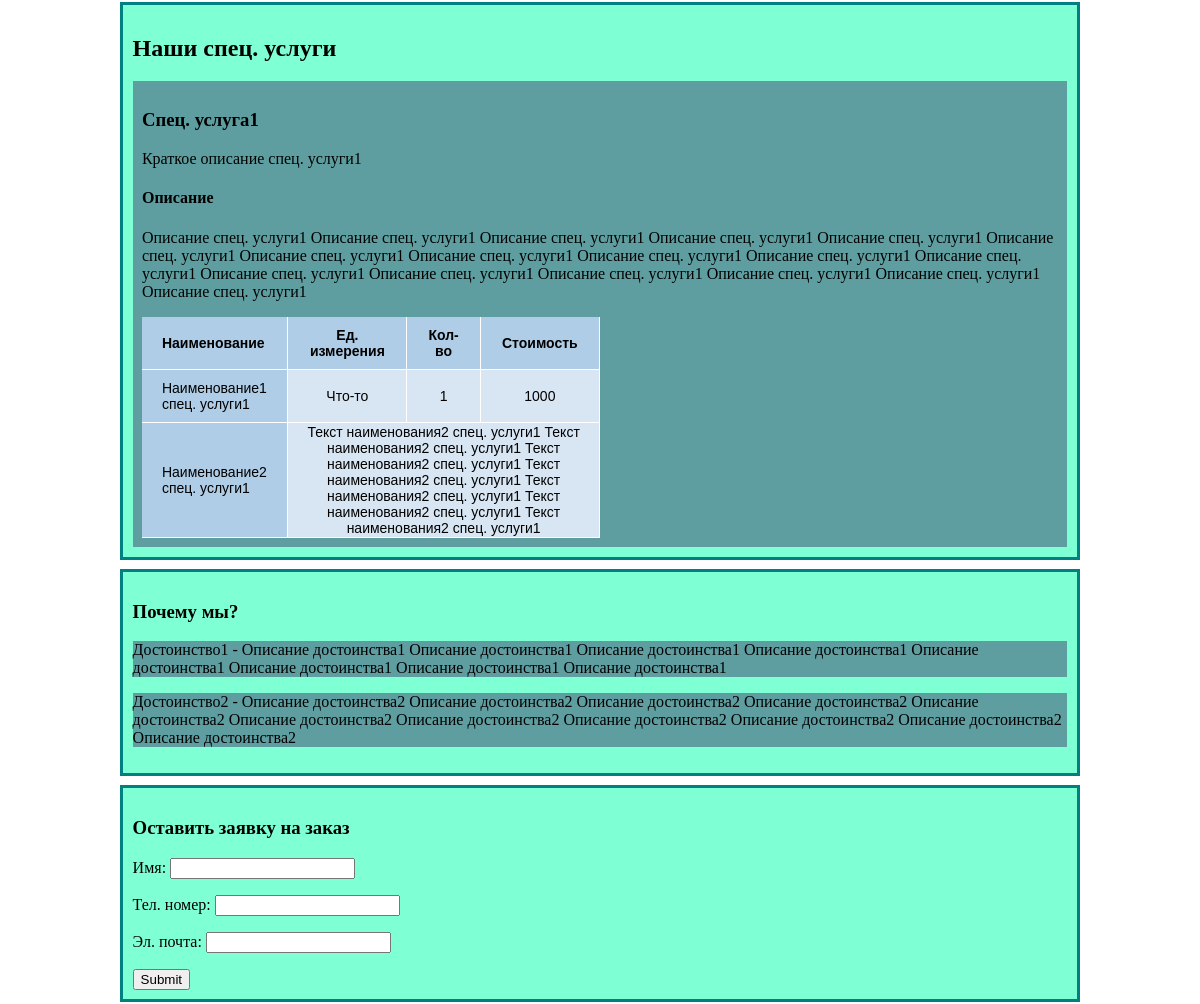
The app's page / (middle part), older data.
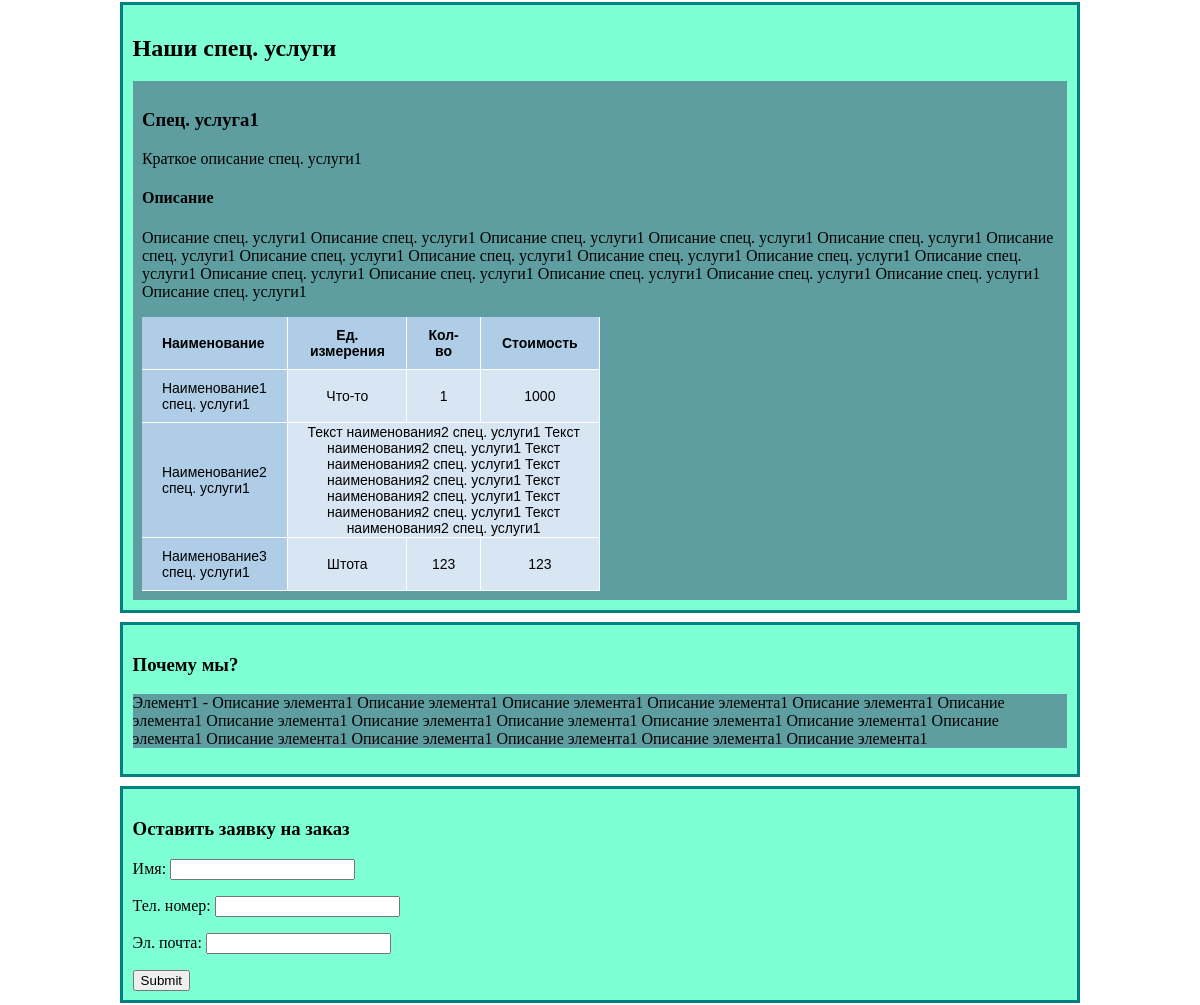
The same page, newer data.
### main/models.py (models this page shows, shortened)
class SpecialService(models.Model):
    name = models.CharField('Наименование',
                            max_length=60,
                            unique=True,
                            )
    short_desc = models.TextField('Краткое описание')
    description = models.TextField('Описание')
    class Meta:
        verbose_name = 'Спец. Услуга'
        verbose_name_plural = 'Спец. Услуги'

class SpecialServiceWorksNames(models.Model):
    PRICE_TYPE = "Цена, колич-во и ед. измерения"
    TEXT_TYPE = "Текст"
    INPUT_CHOISES = (
                    (PRICE_TYPE, "Цена, колич-во и ед. измерения"),
                    (TEXT_TYPE, "Текст")
                    )
    service_name = models.ForeignKey(SpecialService,
                                    on_delete=models.CASCADE
                                    )
    work_title = models.CharField('Наименование работы',
                                    max_length=50,
                                    )
    input_choice = models.CharField('Тип ячейки', max_length=30,
                                    choices=INPUT_CHOISES, default=PRICE_TYPE
                                    )
    min_price = models.SmallIntegerField('Минимальная цена',
                                        blank=True,
                                        null=True
                                        )
    count = models.SmallIntegerField('Количество', blank=True, null=True)
    units = models.CharField('Ед. измерения',
                            max_length=10,
                            blank=True,
                            null=True
                            )
    alternate_text = models.TextField('Альтернативный текст', blank=True, null=True)
    class Meta:
        verbose_name = 'Наименование спец. работы'
        verbose_name_plural = 'Наименование спец. работ'

class WhyWe(models.Model):
    name = models.CharField('Название элемента', max_length=30)
    description = models.TextField('Описание элемента')
    class Meta:
        verbose_name = 'Почему мы'
        verbose_name_plural = 'Почему мы'

### main/views.py (the view, shortened to what this page needs)
# urls.py: path('', views.MainView.as_view()),
class MainView(View):
    def get(self, request):
        qs_short_info = ShortInfoAboutCompany.objects.first()
        qs_info_item = InfoItem.objects.all()
        qs_services = Service.objects.all()
        qs_worksnames = ServiceWorksNames.objects.all()
        qs_special_services = SpecialService.objects.all()
        qs_special_worknames = SpecialServiceWorksNames.objects.all()
        qs_whywe = WhyWe.objects.all()
        qs_reviews = Reviews.objects.filter(approved=True)
        order_form = OrderRequestForm()
        review_form = ReviewForm()
        review_form = ReviewForm()
        context = {'short_info': qs_short_info, 'info_item': qs_info_item,
                    'services': qs_services, 'worksnames': qs_worksnames,
                    'special_services': qs_special_services,
                    'special_worksnames': qs_special_worknames,
                    'whywe': qs_whywe, 'reviews': qs_reviews,
                    'order_form': order_form, 'review_form': review_form,
                    }
        return render(request, 'main/main.html', context)

### main/forms.py
class OrderRequestForm(forms.Form):
	name = forms.CharField(max_length=30, label='Имя')
	phone = forms.CharField(max_length=15, label='Тел. номер')
	email = forms.EmailField(label='Эл. почта')

class ReviewForm(forms.Form):
	first_name = forms.CharField(max_length=30, label='Имя')
	last_name = forms.CharField(max_length=30, label='Фамилия')
	review_text = forms.CharField(widget=forms.Textarea, min_length=70 , label='Отзыв')

### templates/main/main.html (shortened to what this page needs)
<!DOCTYPE html>
<html>
<head>
</head>
  <body>
    <div id="special-service" class="section">
      <h2 id="special-service-title">Наши спец. услуги</h2>
        {% for service in special_services %}
        <div class="separator service-separator">
        <h3 class="special-service-name">{{ service.name }}</h3>
        <p class="special-service-short-desc">{{ service.short_desc }}</p>
          <div id="special-service-about">
            <h4>Описание</h4>
            <p class="special-service-desc">{{ service.description }}</p>
          </div>
      <table class="worksnames-table">
        <tr>
          <th>Наименование</th><th>Ед. измерения</th><th>Кол-во</th><th>Стоимость</th>
        </tr>
        {% for item in special_worksnames %}
          <tr>
            <td>{{ item.work_title }}</td>
            {% if item.input_choice == item.PRICE_TYPE %}
              <td>{{ item.units }}</td><td>{{ item.count }}</td><td>{{ item.min_price }}</td>
            {% else %}
              <td colspan="3">{{ item.alternate_text }}</td>
            {% endif %}
          </tr>
        {% endfor %}
      </table>
        </div>
        {% endfor %}
    </div>
    <div id="why-us" class="section">
        <h3>Почему мы?</h3>
        {% for item in whywe %}
          <p class="separator" style="display: block;">{{ item.name }} - {{ item.description }}</p>
        {% endfor %}
    </div>
    <div class="section">
      <h3>Оставить заявку на заказ</h3>
      <form action="/" method="post">
        {{ order_form.as_p }}
        <input type="submit" value="Submit" name="order_form">
      </form>
    </div>
  </body>

### templates/main/main.html (style rules this page uses)
body { margin: 0 10% 0 10%; }
.section { background-color: aquamarine; border: 3px teal solid; padding: 1%; margin-bottom: 1%; }
.separator { background: cadetblue; }
.service-separator { padding: 1%; }
table { font-family: "Lucida Sans Unicode", "Lucida Grande", Sans-Serif; font-size: 14px; border-collapse: collapse; text-align: center; max-width: 50%; }
th, td:first-child { background: #AFCDE7; padding: 10px 20px; }
th, td { border-style: solid; border-width: 0 1px 1px 0; border-color: white; }
td { background: #D8E6F3; }
th:first-child, td:first-child { text-align: left; }

Row changes from the older to the newer data that the page shows:
removed WhyWe: name "Достоинство2", description "Описание достоинства2 Описание достоинства2 Описание достоинства2 Описание достоинства2 Описание достоинства2 Описание достоинства2 Описание достоинства2 Описание достоинства2 Описание достоинства2 Описание достоинства2 Описание достоинства2"
added SpecialServiceWorksNames: work_title "Наименование3 спец. услуги1", units "Штота", count "123", min_price "123"
changed WhyWe: name "Достоинство1" → "Элемент1"; description "Описание достоинства1 Описание достоинства1 Описание достоинства1 Описание достоинства1 Описание достоинства1 Описание достоинства1 Описание достоинства1 Описание достоинства1" → "Описание элемента1 Описание элемента1 Описание элемента1 Описание элемента1 Описание элемента1 Описание элемента1 Описание элемента1 Описание элемента1 Описание элемента1 Описание элемента1 Описание элемента1 Описание элемента1 Описание элемента1 Описание элемента1 Описание элемента1 Описание элемента1 Описание элемента1"
